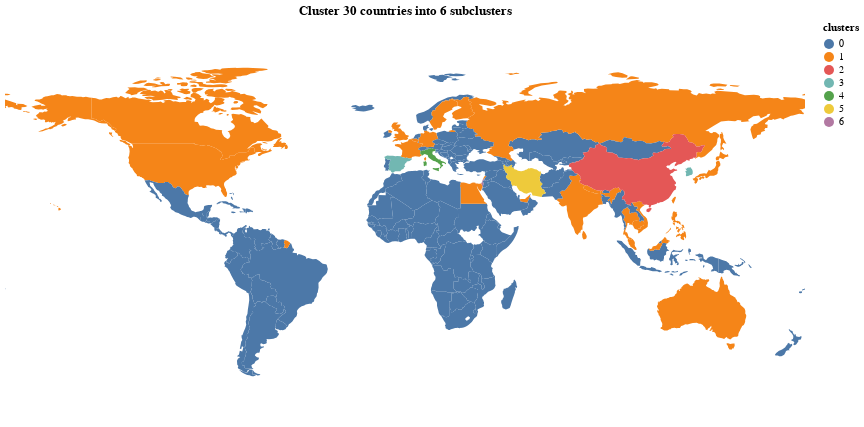

Here is the notebook cell this chart was saved with:
### Code cell
title = f'Cluster 30 countries into {num_clusters} subclusters'

chart = alt.Chart(merge, title=title).mark_geoshape().encode(
    color='clusters:N'
).project(
    'equirectangular'
).properties(
    width=800,
    height=400
)

chart.save('../figures/world_map.html')
chart

### Figure 1 — Vega-Lite specification as saved in the notebook (floating-point values rounded to 4 significant figures; data arrays with more than 128 entries replaced by an {"elided": "..."} marker saying what was removed)
{"config": {"view": {"continuousWidth": 400, "continuousHeight": 300}}, "data": {"name": "data-7fd21c8a7a5d6e6b6c881265446b8f54"}, "mark": "geoshape", "encoding": {"color": {"field": "clusters", "type": "nominal"}}, "height": 400, "projection": {"type": "equirectangular"}, "title": "Cluster 30 countries into 6 subclusters", "width": 800, "$schema": "https://vega.github.io/schema/vega-lite/v4.17.0.json", "datasets": {"data-7fd21c8a7a5d6e6b6c881265446b8f54": {"elided": "159 records"}}}
